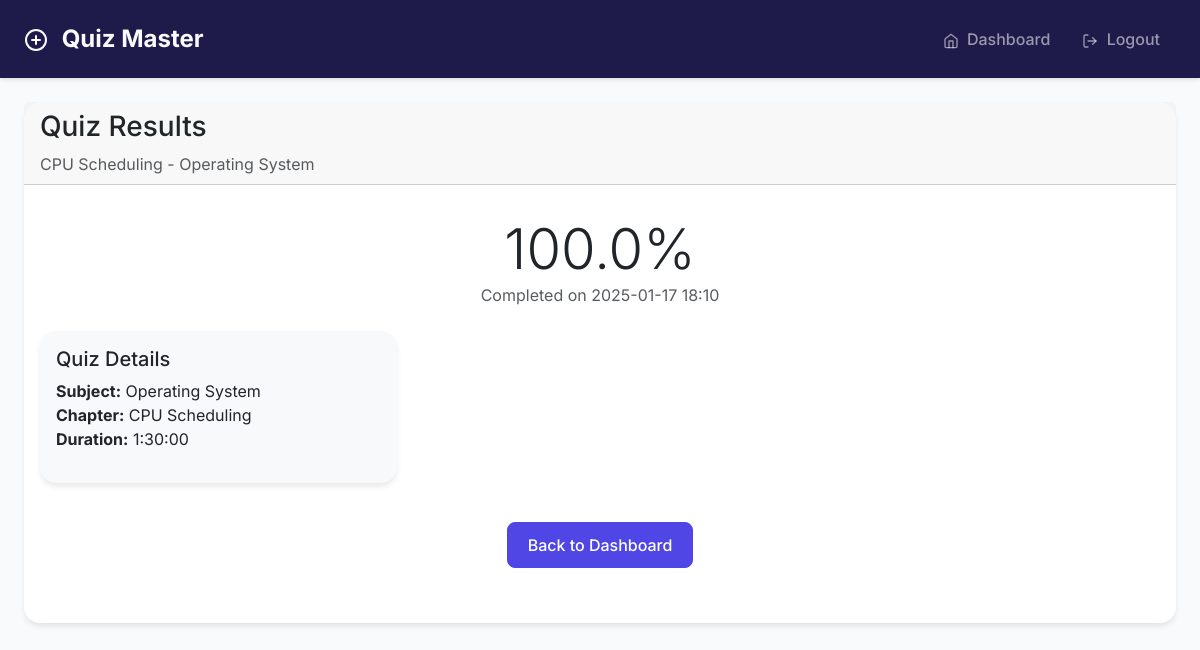
The page /result/1 (signed in) on the database as committed earlier.
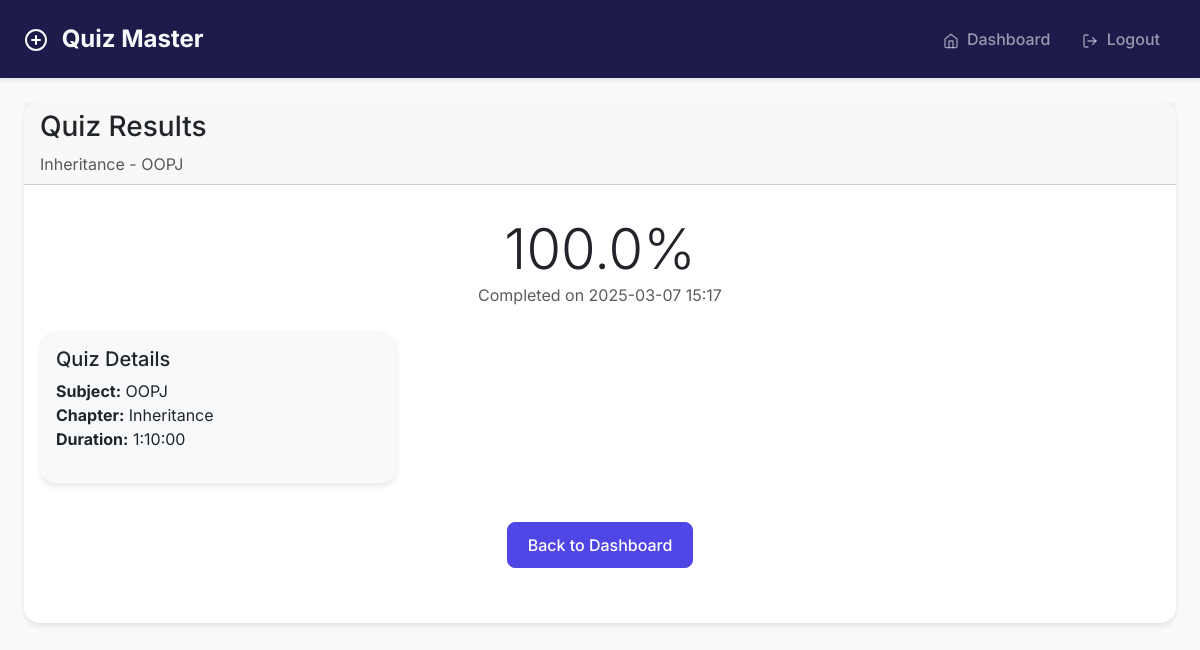
The same page on the database as committed later.
### models/models.py (models this page shows)
class Chapter(db.Model):
    id = db.Column(db.Integer, primary_key=True)
    name = db.Column(db.String(100), nullable=False)
    description = db.Column(db.Text)
    subject_id = db.Column(db.Integer, db.ForeignKey('subject.id'), nullable=False)
    quizzes = db.relationship('Quiz', backref='chapter', cascade='all, delete-orphan', lazy=True)

class Subject(db.Model):
    id = db.Column(db.Integer, primary_key=True)
    name = db.Column(db.String(100), nullable=False)
    description = db.Column(db.Text)
    chapters = db.relationship('Chapter', backref='subject', cascade='all, delete-orphan', lazy=True)

class Score(db.Model):
    id = db.Column(db.Integer, primary_key=True)
    quiz_id = db.Column(db.Integer, db.ForeignKey('quiz.id'), nullable=False)
    user_id = db.Column(db.Integer, db.ForeignKey('user.id'), nullable=False)
    total_scored = db.Column(db.Float, nullable=False)
    time_stamp_of_attempt = db.Column(db.DateTime, default=datetime.now(utc))

class Quiz(db.Model):
    id = db.Column(db.Integer, primary_key=True)
    chapter_id = db.Column(db.Integer, db.ForeignKey('chapter.id'), nullable=False)
    date_of_quiz = db.Column(db.Date, nullable=False)
    time_duration = db.Column(db.Interval, nullable=False)
    remarks = db.Column(db.Text)
    questions = db.relationship('Question', backref='quiz', cascade='all, delete-orphan', lazy=True)
    scores = db.relationship('Score', backref='quiz', cascade='all, delete-orphan', lazy=True)

### controllers/user.py (the view)
@user.route('/result/<int:score_id>')
@login_required
def view_result(score_id):
    if current_user.is_admin:
        return redirect(url_for('admin.dashboard'))
    score = Score.query.get_or_404(score_id)
    if score.user_id != current_user.id:
        flash('Access denied.', 'danger')
        return redirect(url_for('user.dashboard'))
    return render_template('user/result.html', score=score)

### app.py (called while the page is built)
@login_manager.user_loader
def load_user(user_id):
    return User.query.get(int(user_id))

### templates/user/result.html
{% extends "base.html" %}
{% block content %}
<div class="card">
    <div class="card-header">
        <h3>Quiz Results</h3>
        <p class="text-muted mb-0">{{ score.quiz.chapter.name }} - {{ score.quiz.chapter.subject.name }}</p>
    </div>
    <div class="card-body">
        <div class="text-center mb-4">
            <div class="score-circle">
                <h2 class="display-4 mb-0">{{ "%.1f"|format(score.total_scored) }}%</h2>
            </div>
            <p class="text-muted">Completed on {{ score.time_stamp_of_attempt.strftime('%Y-%m-%d %H:%M') }}</p>
        </div>
        <div class="row mb-4">
            <div class="col-md-4">
                <div class="card bg-light">
                    <div class="card-body">
                        <h5 class="card-title">Quiz Details</h5>
                        <ul class="list-unstyled">
                            <li><strong>Subject:</strong> {{ score.quiz.chapter.subject.name }}</li>
                            <li><strong>Chapter:</strong> {{ score.quiz.chapter.name }}</li>
                            <li><strong>Duration:</strong> {{ score.quiz.time_duration }}</li>
                        </ul>
                    </div>
                </div>
            </div>
        </div>
        <div class="text-center mb-4">
            <a href="{{ url_for('user.dashboard') }}" class="btn btn-primary">Back to Dashboard</a>
        </div>
    </div>
</div>
{% endblock %}

Rows that differ between the two databases and show on the page:
no longer on this page (row unchanged): Chapter: quiz.chapter.name "CPU Scheduling"
no longer on this page (row unchanged): Subject: quiz.chapter.subject.name "Operating System"
now on this page (row unchanged): Chapter: quiz.chapter.name "Inheritance"
now on this page (row unchanged): Subject: quiz.chapter.subject.name "OOPJ"
changed Score: time_stamp_of_attempt "2025-01-17 18:10" → "2025-03-07 15:17"
changed Quiz: quiz.time_duration "1:30:00" → "1:10:00"
